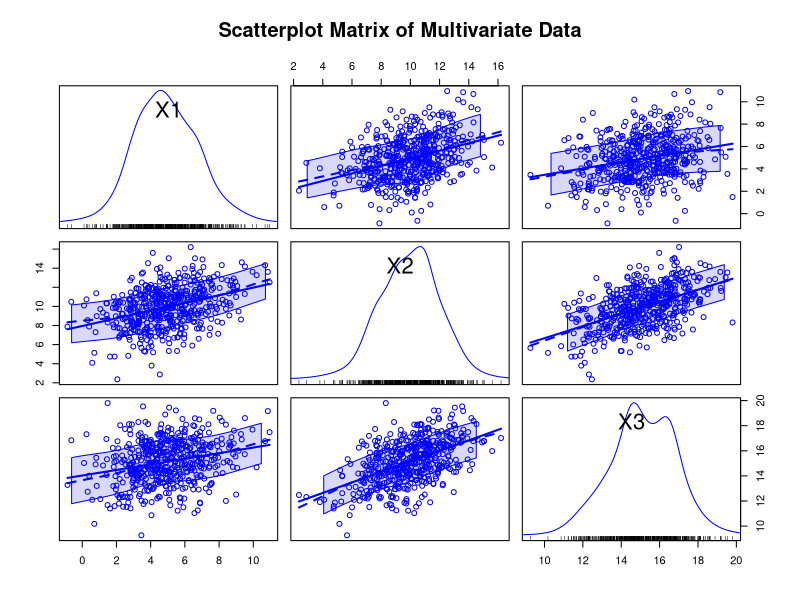
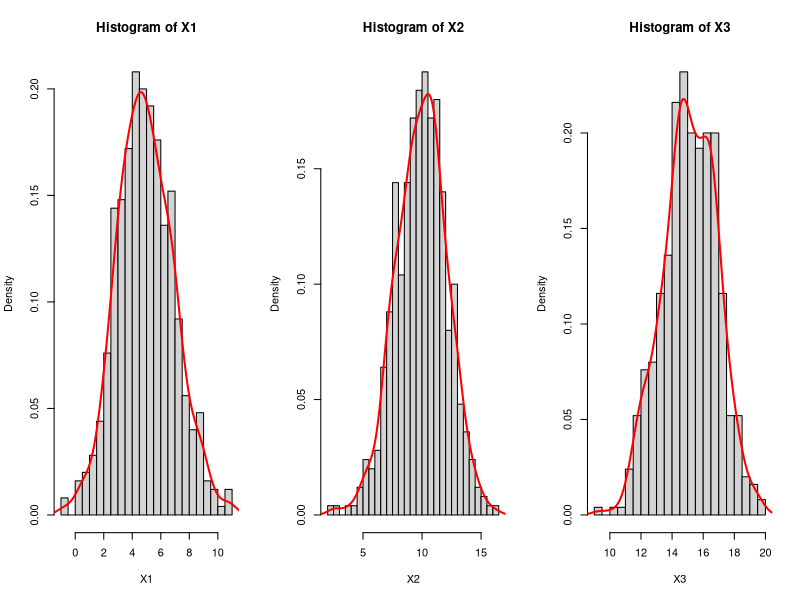
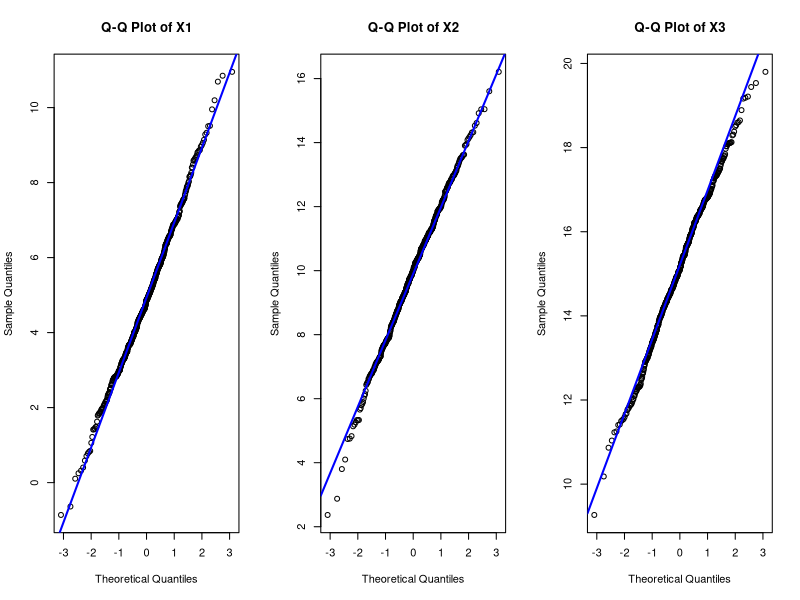
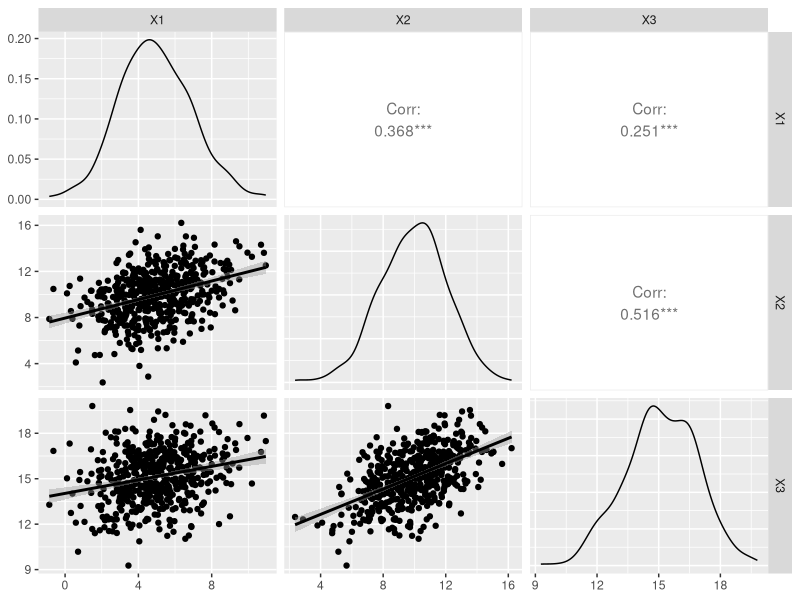

The R source for these figures, in order:
## ---- chunk 1
library(ggplot2)
library(MASS)
library(mvtnorm)
library(car)
## ---- chunk 2
# Each row corresponds to a sample
# Here we have one sample (one row)
rmvnorm(n = 1, mean = rep(0, 2), sigma = diag(2))
## ---- chunk 3
n <- 500  # Number of samples
mu <- c(5, 10, 15)  # Mean vector
Sigma <- matrix(c(4, 2, 1, 
                  2, 5, 2, 
                  1, 2, 3), 
                ncol = 3)  # Covariance matrix
data <- mvrnorm(n = n, mu = mu, Sigma = Sigma)
colnames(data) <- c("X1", "X2", "X3")
data <- as.data.frame(data)
## ---- chunk 4
scatterplotMatrix(~ X1 + X2 + X3, data = data, 
                  main = "Scatterplot Matrix of Multivariate Data")
## ---- chunk 5
# Marginal histograms with density plots
par(mfrow = c(1, 3))  # Layout for plots
for (i in 1:3) {
  hist(data[[i]], breaks = 30, probability = TRUE, 
       main = paste("Histogram of", colnames(data)[i]),
       xlab = colnames(data)[i])
  lines(density(data[[i]]), col = "red", lwd = 2)
}
## ---- chunk 6
# Q-Q plots to assess normality
par(mfrow = c(1, 3))
for (i in 1:3) {
  qqnorm(data[[i]], main = paste("Q-Q Plot of", colnames(data)[i]))
  qqline(data[[i]], col = "blue", lwd = 2)
}
## ---- chunk 7
# Combine visualizations with ggplot2
library(ggplot2)
pair_plot <- GGally::ggpairs(data, 
                             lower = list(continuous = "smooth"),
                             diag = list(continuous = "densityDiag"),
                             upper = list(continuous = "cor"))
print(pair_plot)
